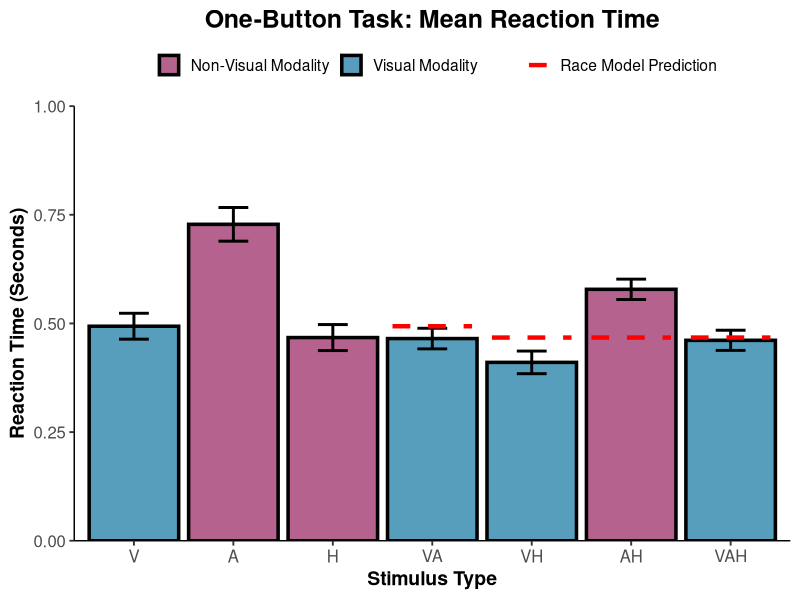
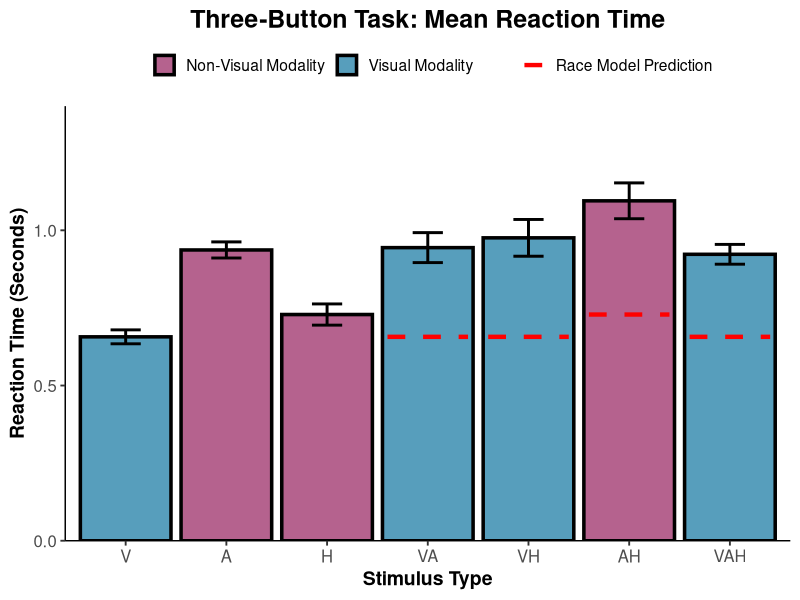
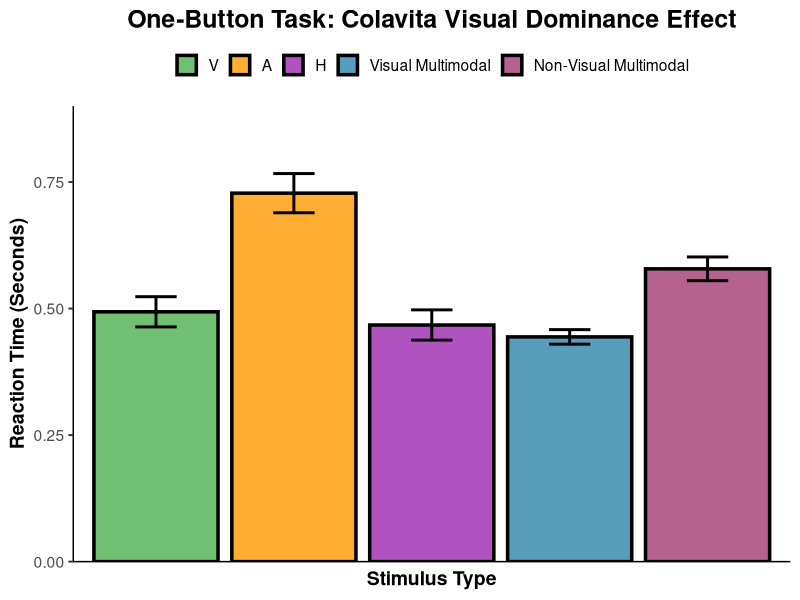
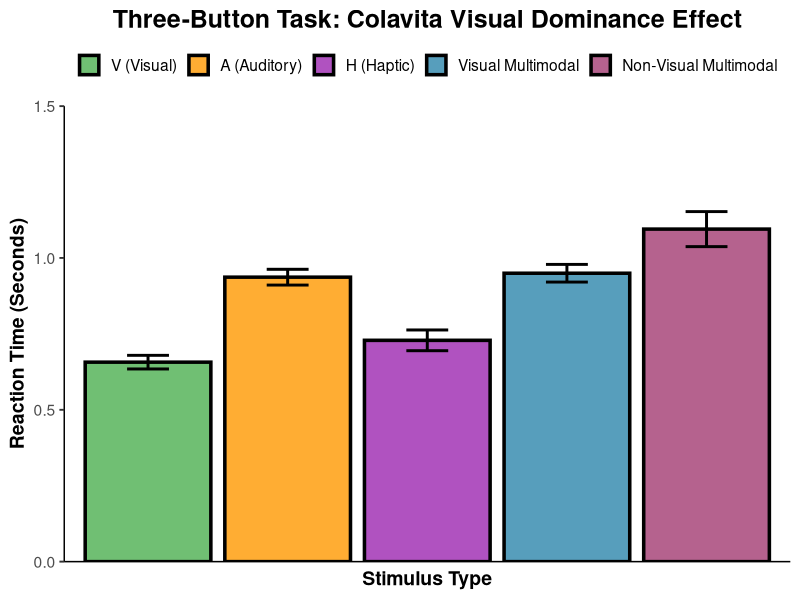

Reproduce these figures in R, in order.
# ============================================================================
# Create Figures - CORRECTED VERSION (Race model lines properly centered)
# Works with: dplyr, readr, ggplot2 only
# ============================================================================

# Load only what we need (these should have installed successfully)
library(dplyr)
library(readr)
library(ggplot2)

# ============================================================================
# STEP 1: Load and Prepare Data
# ============================================================================

# Set your working directory
setwd("/Users/dylanpham/Documents/GitHub/Reaction-Time-App-Mohala-Lab-")

# Load one-button data
one_button_1 <- read_csv("one_button_reaction_data_1.csv")
one_button_2 <- read_csv("one_button_reaction_data_2.csv")
one_button_3 <- read_csv("one_button_reaction_data_3.csv")

# Load three-button data
three_button_1 <- read_csv("three_button_reaction_data_1.csv")
three_button_2 <- read_csv("three_button_reaction_data_2.csv")
three_button_3 <- read_csv("three_button_reaction_data_3.csv")

# Combine datasets
one_button <- bind_rows(one_button_1, one_button_2, one_button_3)
three_button <- bind_rows(three_button_1, three_button_2, three_button_3)

# Filter for correct responses only
one_correct <- one_button[one_button$FeltCorrectly == "YES", ]
three_correct <- three_button[three_button$FeltCorrectly == "YES", ]

cat("One-button correct trials:", nrow(one_correct), "\n")
cat("Three-button correct trials:", nrow(three_correct), "\n")

# ============================================================================
# STEP 2: Calculate Race Model Predictions
# ============================================================================

# Get unimodal mean RTs (one-button task)
V_mean <- mean(one_correct$ReactionTime_seconds[one_correct$Stimulus == "V"])
A_mean <- mean(one_correct$ReactionTime_seconds[one_correct$Stimulus == "A"])
H_mean <- mean(one_correct$ReactionTime_seconds[one_correct$Stimulus == "H"])

# Print them
cat("\n=== RACE MODEL PREDICTIONS (One-Button Task) ===\n")
cat(sprintf("V alone: %.3f s\n", V_mean))
cat(sprintf("A alone: %.3f s\n", A_mean))
cat(sprintf("H alone: %.3f s\n", H_mean))

# Calculate race model predictions
race_predictions <- data.frame(
  Stimulus = c("VA", "VH", "AH", "VAH"),
  RaceModel = c(
    min(V_mean, A_mean),
    min(V_mean, H_mean),
    min(A_mean, H_mean),
    min(V_mean, A_mean, H_mean)
  )
)

print(race_predictions)

# Get unimodal mean RTs (three-button task)
V_mean_3 <- mean(three_correct$RT1_seconds[three_correct$Stimulus == "V"], na.rm = TRUE)
A_mean_3 <- mean(three_correct$RT1_seconds[three_correct$Stimulus == "A"], na.rm = TRUE)
H_mean_3 <- mean(three_correct$RT1_seconds[three_correct$Stimulus == "H"], na.rm = TRUE)

# Race model for three-button
race_predictions_3 <- data.frame(
  Stimulus = c("VA", "VH", "AH", "VAH"),
  RaceModel = c(
    min(V_mean_3, A_mean_3),
    min(V_mean_3, H_mean_3),
    min(A_mean_3, H_mean_3),
    min(V_mean_3, A_mean_3, H_mean_3)
  )
)

# ============================================================================
# FIGURE 1: One-Button Task - Mean RT by Stimulus Type
# ============================================================================

# Calculate summary statistics
one_summary <- one_correct %>%
  group_by(Stimulus) %>%
  summarise(
    mean_RT = mean(ReactionTime_seconds),
    sem_RT = sd(ReactionTime_seconds) / sqrt(n()),
    .groups = 'drop'
  )

# Add visual-containing indicator
one_summary$visual_containing <- ifelse(grepl("V", one_summary$Stimulus), "Visual", "Non-Visual")

# Order stimuli
one_summary$Stimulus <- factor(one_summary$Stimulus, levels = c("V", "A", "H", "VA", "VH", "AH", "VAH"))

# Add race model predictions
one_summary <- merge(one_summary, race_predictions, by = "Stimulus", all.x = TRUE)

# Prepare race model data with proper x positions
race_model_data_1 <- one_summary[!is.na(one_summary$RaceModel), ]
race_model_data_1$x_start <- as.numeric(race_model_data_1$Stimulus) - 0.4
race_model_data_1$x_end <- as.numeric(race_model_data_1$Stimulus) + 0.4

# Create Figure 1 with CORRECTED race model lines
fig1 <- ggplot(one_summary, aes(x = Stimulus, y = mean_RT, fill = visual_containing)) +
  geom_bar(stat = "identity", color = "black", size = 1.2, alpha = 0.8) +
  geom_errorbar(aes(ymin = mean_RT - sem_RT, ymax = mean_RT + sem_RT),
                width = 0.3, size = 1) +
  # Add race model lines for multimodal conditions - PROPERLY CENTERED
  geom_segment(data = race_model_data_1,
               aes(x = x_start, xend = x_end, y = RaceModel, yend = RaceModel, linetype = "Race Model"),
               color = "red", linewidth = 1.5,
               inherit.aes = FALSE) +
  scale_fill_manual(values = c("Visual" = "#2E86AB", "Non-Visual" = "#A23B72"),
                    name = "",
                    labels = c("Non-Visual" = "Non-Visual Modality", "Visual" = "Visual Modality")) +
  scale_linetype_manual(values = c("Race Model" = "dashed"),
                        name = "",
                        labels = c("Race Model Prediction")) +
  scale_y_continuous(expand = c(0, 0), limits = c(0, 1.0)) +
  labs(
    title = "One-Button Task: Mean Reaction Time",
    x = "Stimulus Type",
    y = "Reaction Time (Seconds)"
  ) +
  theme_classic(base_size = 14) +
  theme(
    plot.title = element_text(face = "bold", size = 18, hjust = 0.5),
    axis.title = element_text(face = "bold"),
    axis.text = element_text(size = 12),
    legend.position = "top",
    axis.line = element_line(color = "black",
                             linewidth = 0.5,
                             linetype = 1))

# Save Figure 1
ggsave("Figure1_OneButton_MeanRT.png", fig1, width = 10, height = 6, dpi = 300)
cat("\n✓ Figure 1 saved: Figure1_OneButton_MeanRT.png\n")

# ============================================================================
# FIGURE 2: Three-Button Task - Mean RT by Stimulus Type
# ============================================================================

# Calculate summary statistics
three_summary <- three_correct %>%
  group_by(Stimulus) %>%
  summarise(
    mean_RT = mean(RT1_seconds, na.rm = TRUE),
    sem_RT = sd(RT1_seconds, na.rm = TRUE) / sqrt(n()),
    .groups = 'drop'
  )

three_summary$visual_containing <- ifelse(grepl("V", three_summary$Stimulus), "Visual", "Non-Visual")
three_summary$Stimulus <- factor(three_summary$Stimulus, levels = c("V", "A", "H", "VA", "VH", "AH", "VAH"))
three_summary <- merge(three_summary, race_predictions_3, by = "Stimulus", all.x = TRUE)

# Prepare race model data with proper x positions
race_model_data_3 <- three_summary[!is.na(three_summary$RaceModel), ]
race_model_data_3$x_start <- as.numeric(race_model_data_3$Stimulus) - 0.4
race_model_data_3$x_end <- as.numeric(race_model_data_3$Stimulus) + 0.4

# Create Figure 2 with CORRECTED race model lines
fig2 <- ggplot(three_summary, aes(x = Stimulus, y = mean_RT, fill = visual_containing)) +
  geom_bar(stat = "identity", color = "black", size = 1.2, alpha = 0.8) +
  geom_errorbar(aes(ymin = mean_RT - sem_RT, ymax = mean_RT + sem_RT),
                width = 0.3, size = 1) +
  # Add race model lines for multimodal conditions - PROPERLY CENTERED
  geom_segment(data = race_model_data_3,
               aes(x = x_start, xend = x_end, y = RaceModel, yend = RaceModel, linetype = "Race Model"),
               color = "red", linewidth = 1.5,
               inherit.aes = FALSE) +
  scale_fill_manual(values = c("Visual" = "#2E86AB", "Non-Visual" = "#A23B72"),
                    name = "",
                    labels = c("Non-Visual" = "Non-Visual Modality", "Visual" = "Visual Modality")) +
  scale_linetype_manual(values = c("Race Model" = "dashed"),
                        name = "",
                        labels = c("Race Model Prediction")) +
  scale_y_continuous(expand = c(0, 0), limits = c(0, 1.4)) +
  labs(
    title = "Three-Button Task: Mean Reaction Time",
    x = "Stimulus Type",
    y = "Reaction Time (Seconds)"
  ) +
  theme_classic(base_size = 14) +
  theme(
    plot.title = element_text(face = "bold", size = 18, hjust = 0.5),
    axis.title = element_text(face = "bold"),
    axis.text = element_text(size = 12),
    legend.position = "top",
    axis.line = element_line(color = "black",
                             linewidth = 0.5,
                             linetype = 1))

# Save Figure 2
ggsave("Figure2_ThreeButton_MeanRT.png", fig2, width = 10, height = 6, dpi = 300)
cat("✓ Figure 2 saved: Figure2_ThreeButton_MeanRT.png\n")

# ============================================================================
# FIGURE 3: One-Button Task - Visual vs Non-Visual Comparison
# ============================================================================

# Calculate means for visual multimodal
vis_multi_data <- one_correct[one_correct$Stimulus %in% c("VA", "VH", "VAH"), ]
vis_multi_mean <- mean(vis_multi_data$ReactionTime_seconds)
vis_multi_sem <- sd(vis_multi_data$ReactionTime_seconds) / sqrt(nrow(vis_multi_data))

# Calculate means for non-visual multimodal
nonvis_multi_data <- one_correct[one_correct$Stimulus == "AH", ]
nonvis_multi_mean <- mean(nonvis_multi_data$ReactionTime_seconds)
nonvis_multi_sem <- sd(nonvis_multi_data$ReactionTime_seconds) / sqrt(nrow(nonvis_multi_data))

# Create comparison data
comparison_one <- data.frame(
  Category = factor(c("V", "A", "H", "Visual\nMultimodal", "Non-Visual\nMultimodal"),
                    levels = c("V", "A", "H", "Visual\nMultimodal", "Non-Visual\nMultimodal")),
  mean_RT = c(V_mean, A_mean, H_mean, vis_multi_mean, nonvis_multi_mean),
  sem_RT = c(
    sd(one_correct$ReactionTime_seconds[one_correct$Stimulus == "V"]) / sqrt(sum(one_correct$Stimulus == "V")),
    sd(one_correct$ReactionTime_seconds[one_correct$Stimulus == "A"]) / sqrt(sum(one_correct$Stimulus == "A")),
    sd(one_correct$ReactionTime_seconds[one_correct$Stimulus == "H"]) / sqrt(sum(one_correct$Stimulus == "H")),
    vis_multi_sem,
    nonvis_multi_sem
  ),
  Type = factor(c("V", "A", "H", "Visual-Multimodal", "Non-Visual-Multimodal"),
                levels = c("V", "A", "H", "Visual-Multimodal", "Non-Visual-Multimodal"))
)

# Create Figure 3
fig3 <- ggplot(comparison_one, aes(x = Category, y = mean_RT, fill = Type)) +
  geom_bar(stat = "identity", color = "black", size = 1.2, alpha = 0.8) +
  geom_errorbar(aes(ymin = mean_RT - sem_RT, ymax = mean_RT + sem_RT),
                width = 0.3, size = 1) +
  scale_fill_manual(values = c("V" = "#4CAF50",
                               "A" = "#FF9800", 
                               "H" = "#9C27B0",
                               "Visual-Multimodal" = "#2E86AB",
                               "Non-Visual-Multimodal" = "#A23B72"),
                    labels = c("V" = "V",
                               "A" = "A",
                               "H" = "H",
                               "Visual-Multimodal" = "Visual Multimodal",
                               "Non-Visual-Multimodal" = "Non-Visual Multimodal")) +
  scale_y_continuous(expand = c(0, 0), limits = c(0, 0.9)) +
  labs(
    title = "One-Button Task: Colavita Visual Dominance Effect",
    x = "Stimulus Type",
    y = "Reaction Time (Seconds)"
  ) +
  theme_classic(base_size = 14) +
  theme(
    plot.title = element_text(face = "bold", size = 18, hjust = 0.5),
    axis.title = element_text(face = "bold"),
    axis.text.x = element_blank(),
    axis.ticks.x = element_blank(),
    legend.position = "top",
    legend.title = element_blank(),
    axis.line = element_line(color = "black",
                             linewidth = 0.5,
                             linetype = 1))

# Save Figure 3
ggsave("Figure3_OneButton_Comparison.png", fig3, width = 12, height = 7, dpi = 300)
cat("✓ Figure 3 saved: Figure3_OneButton_Comparison.png\n")

# ============================================================================
# FIGURE 4: Three-Button Task - Visual vs Non-Visual Comparison
# ============================================================================

# Calculate means
vis_multi_data_3 <- three_correct[three_correct$Stimulus %in% c("VA", "VH", "VAH"), ]
vis_multi_mean_3 <- mean(vis_multi_data_3$RT1_seconds, na.rm = TRUE)
vis_multi_sem_3 <- sd(vis_multi_data_3$RT1_seconds, na.rm = TRUE) / sqrt(sum(!is.na(vis_multi_data_3$RT1_seconds)))

nonvis_multi_data_3 <- three_correct[three_correct$Stimulus == "AH", ]
nonvis_multi_mean_3 <- mean(nonvis_multi_data_3$RT1_seconds, na.rm = TRUE)
nonvis_multi_sem_3 <- sd(nonvis_multi_data_3$RT1_seconds, na.rm = TRUE) / sqrt(sum(!is.na(nonvis_multi_data_3$RT1_seconds)))

comparison_three <- data.frame(
  Category = factor(c("V", "A", "H", "Visual\nMultimodal", "Non-Visual\nMultimodal"),
                    levels = c("V", "A", "H", "Visual\nMultimodal", "Non-Visual\nMultimodal")),
  mean_RT = c(V_mean_3, A_mean_3, H_mean_3, vis_multi_mean_3, nonvis_multi_mean_3),
  sem_RT = c(
    sd(three_correct$RT1_seconds[three_correct$Stimulus == "V"], na.rm = TRUE) / sqrt(sum(three_correct$Stimulus == "V")),
    sd(three_correct$RT1_seconds[three_correct$Stimulus == "A"], na.rm = TRUE) / sqrt(sum(three_correct$Stimulus == "A")),
    sd(three_correct$RT1_seconds[three_correct$Stimulus == "H"], na.rm = TRUE) / sqrt(sum(three_correct$Stimulus == "H")),
    vis_multi_sem_3,
    nonvis_multi_sem_3
  ),
  Type = factor(c("V", "A", "H", "Visual-Multimodal", "Non-Visual-Multimodal"),
                levels = c("V", "A", "H", "Visual-Multimodal", "Non-Visual-Multimodal"))
)

pct_diff <- ((comparison_three$mean_RT[5] - comparison_three$mean_RT[4]) / comparison_three$mean_RT[4]) * 100

# Create Figure 4
fig4 <- ggplot(comparison_three, aes(x = Category, y = mean_RT, fill = Type)) +
  geom_bar(stat = "identity", color = "black", size = 1.2, alpha = 0.8) +
  geom_errorbar(aes(ymin = mean_RT - sem_RT, ymax = mean_RT + sem_RT),
                width = 0.3, size = 1) +
  scale_fill_manual(values = c("V" = "#4CAF50",
                               "A" = "#FF9800", 
                               "H" = "#9C27B0",
                               "Visual-Multimodal" = "#2E86AB",
                               "Non-Visual-Multimodal" = "#A23B72"),
                    labels = c("V" = "V (Visual)",
                               "A" = "A (Auditory)",
                               "H" = "H (Haptic)",
                               "Visual-Multimodal" = "Visual Multimodal",
                               "Non-Visual-Multimodal" = "Non-Visual Multimodal")) +
  scale_y_continuous(expand = c(0, 0), limits = c(0, 1.5)) +
  labs(
    title = "Three-Button Task: Colavita Visual Dominance Effect",
    x = "Stimulus Type",
    y = "Reaction Time (Seconds)"
  ) +
  theme_classic(base_size = 14) +
  theme(
    plot.title = element_text(face = "bold", size = 18, hjust = 0.5),
    axis.title = element_text(face = "bold"),
    axis.text.x = element_blank(),
    axis.ticks.x = element_blank(),
    legend.position = "top",
    legend.title = element_blank(),
    axis.line = element_line(color = "black",
                             linewidth = 0.5,
                             linetype = 1))

ggsave("Figure4_ThreeButton_Comparison.png", fig4, width = 12, height = 7, dpi = 300)
cat("✓ Figure 4 saved: Figure4_ThreeButton_Comparison.png\n")

# ============================================================================
# SUMMARY
# ============================================================================

cat("\n=== SUMMARY STATISTICS ===\n")
cat("\nONE-BUTTON TASK:\n")
cat(sprintf("  Visual Multimodal:     %.3f ± %.3f s\n", 
            comparison_one$mean_RT[4], comparison_one$sem_RT[4]))
cat(sprintf("  Non-Visual Multimodal: %.3f ± %.3f s\n",
            comparison_one$mean_RT[5], comparison_one$sem_RT[5]))
cat(sprintf("  Visual dominance: %.1f%% faster\n",
            ((comparison_one$mean_RT[5] - comparison_one$mean_RT[4]) / comparison_one$mean_RT[4]) * 100))

cat("\nTHREE-BUTTON TASK:\n")
cat(sprintf("  Visual Multimodal:     %.3f ± %.3f s\n",
            comparison_three$mean_RT[4], comparison_three$sem_RT[4]))
cat(sprintf("  Non-Visual Multimodal: %.3f ± %.3f s\n",
            comparison_three$mean_RT[5], comparison_three$sem_RT[5]))
cat(sprintf("  Visual dominance: %.1f%% faster\n", pct_diff))

cat("\n=== ALL FIGURES CREATED SUCCESSFULLY! ===\n")
cat("\nGenerated files:\n")
cat("  - Figure1_OneButton_MeanRT.png\n")
cat("  - Figure2_ThreeButton_MeanRT.png\n")
cat("  - Figure3_OneButton_Comparison.png\n")
cat("  - Figure4_ThreeButton_Comparison.png\n")
